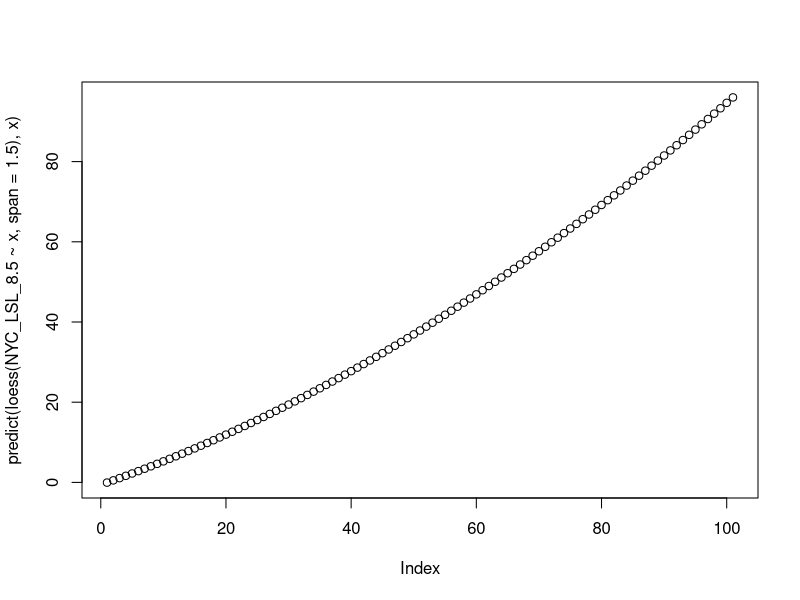
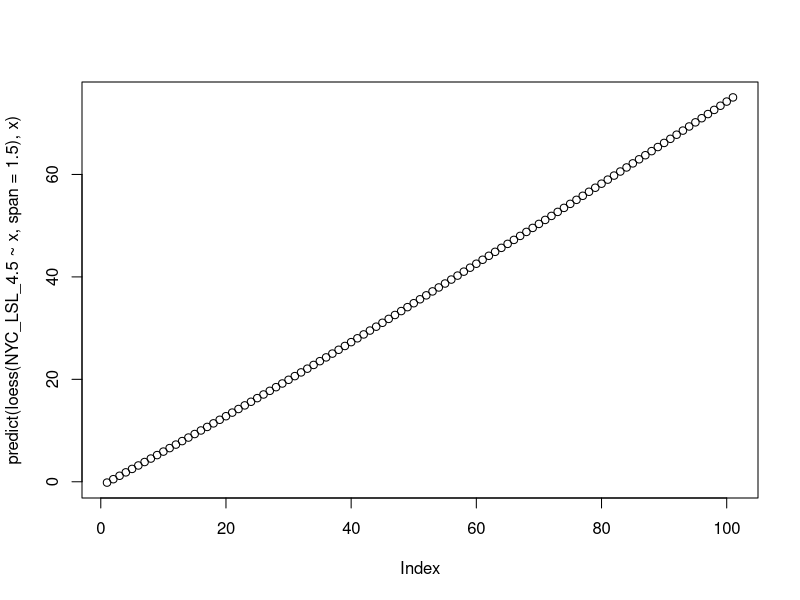
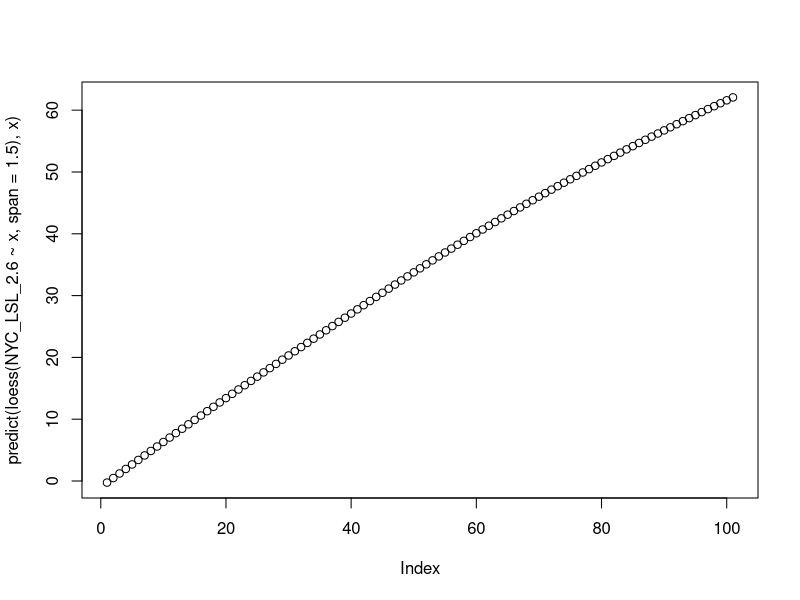

These charts were generated, in order, by the following R code:

NYC_LSL_8.5 <- rep(NA, 101)
NYC_LSL_8.5[1] <- 0
NYC_LSL_8.5[31] <- 20
NYC_LSL_8.5[51] <- 38
NYC_LSL_8.5[101] <- 96

NYC_LSL_4.5 <- rep(NA, 101)
NYC_LSL_4.5[1] <- 0
NYC_LSL_4.5[31] <- 20
NYC_LSL_4.5[51] <- 36
NYC_LSL_4.5[101] <- 75

NYC_LSL_2.6 <- rep(NA, 101)
NYC_LSL_2.6[1] <- 0
NYC_LSL_2.6[31] <- 20
NYC_LSL_2.6[51] <- 35
NYC_LSL_2.6[101] <- 62

x <- 1:101
plot(predict(loess(NYC_LSL_8.5 ~ x, span=1.5), x))
NYC_LSL_8.5_int <- predict(loess(NYC_LSL_8.5 ~ x, span=1.5), x)

plot(predict(loess(NYC_LSL_4.5 ~ x, span=1.5), x))
NYC_LSL_4.5_int <- predict(loess(NYC_LSL_4.5 ~ x, span=1.5), x)

plot(predict(loess(NYC_LSL_2.6 ~ x, span=1.5), x))
NYC_LSL_2.6_int <- predict(loess(NYC_LSL_2.6 ~ x, span=1.5), x)

cbind((x+1999), round(NYC_LSL_8.5_int), round(NYC_LSL_4.5_int), round(NYC_LSL_2.6_int))
